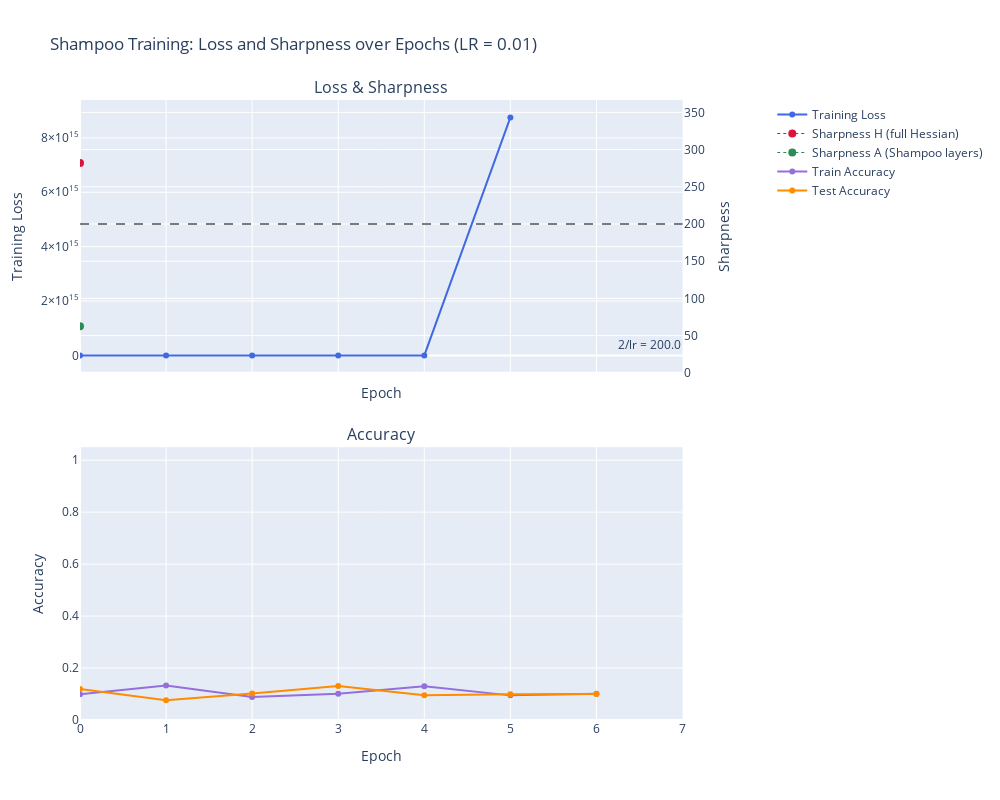
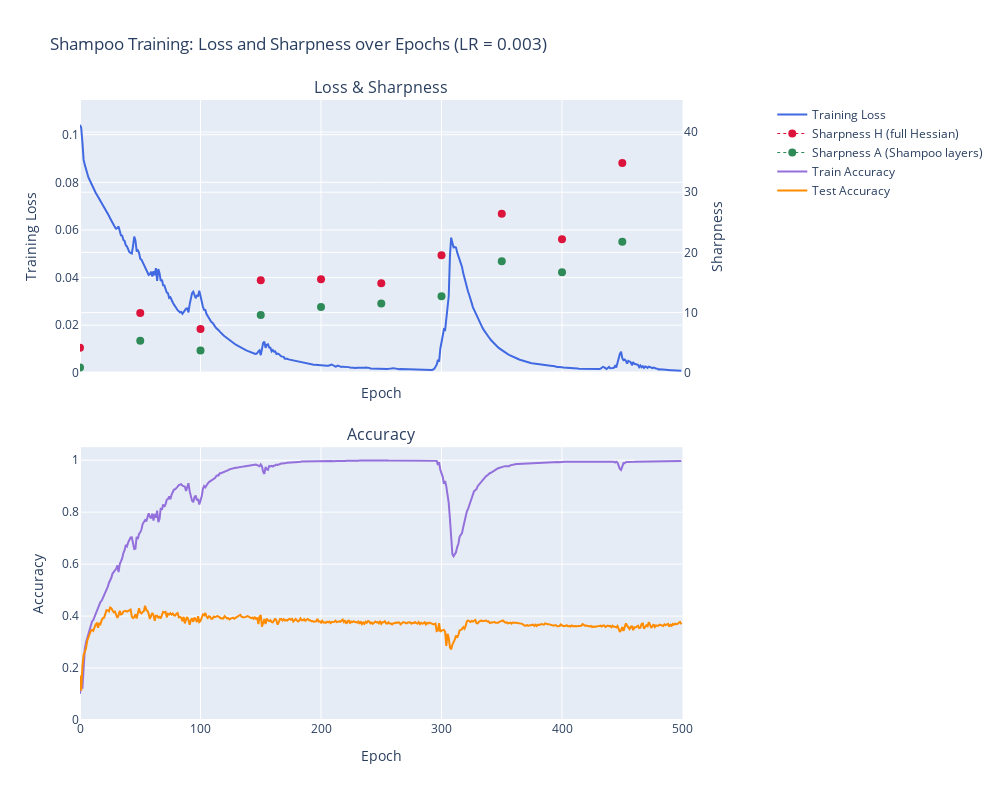
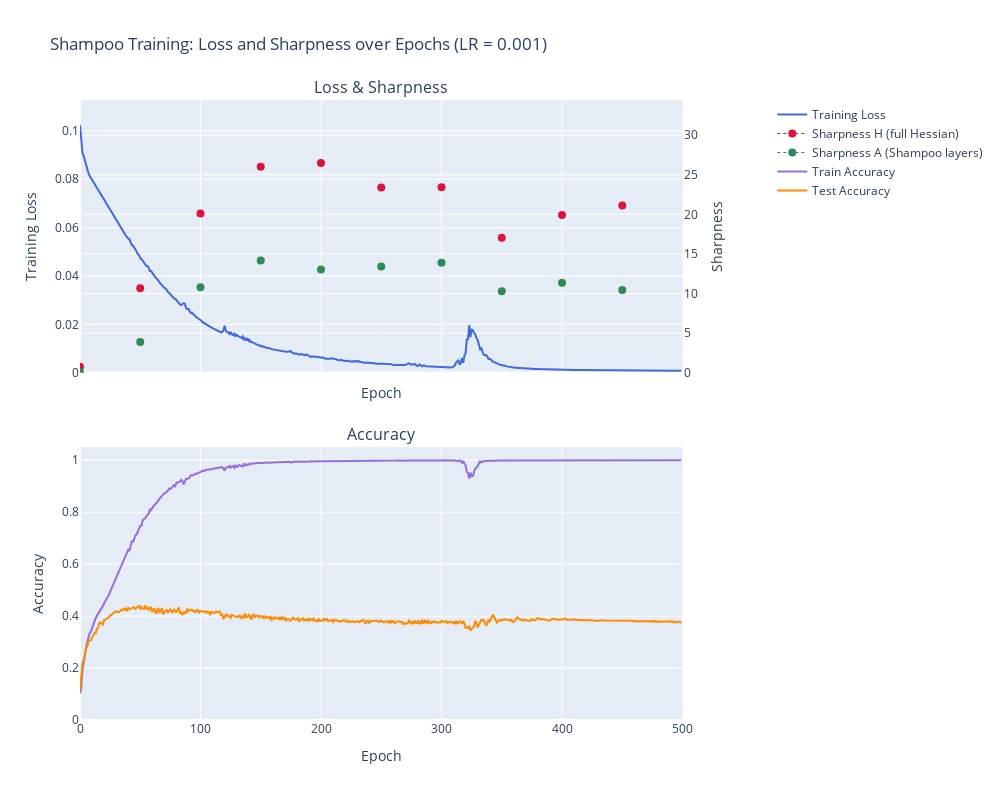
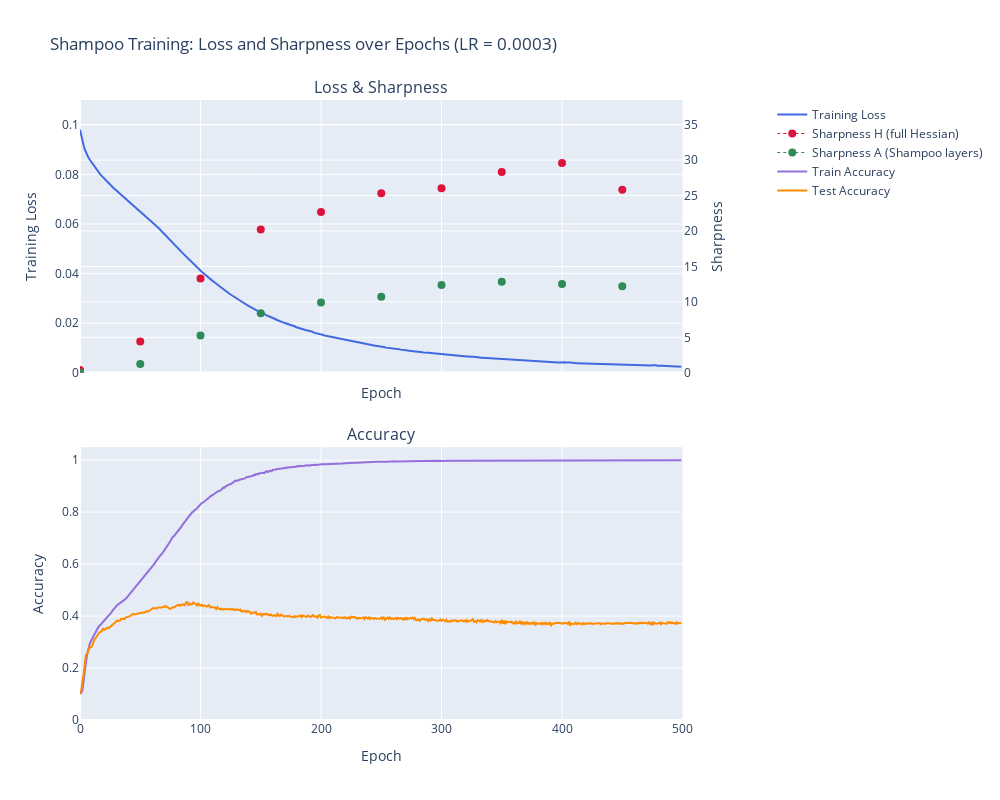

Notebook source saved alongside these figures, in order:
### Code cell
for model_id in sorted(md['model_id'].unique()):
    plot_output_data(md, out, model_id=model_id)

### Figure 1 — Plotly figure (JSON) as saved in the notebook; plotly's stock layout.template omitted (floating-point values rounded to 4 significant figures)
{"data": [{"line": {"color": "royalblue", "width": 2}, "name": "Training Loss", "type": "scatter", "x": [0, 1, 2, 3, 4, 5, 6], "xaxis": "x", "y": [0.1033, 6.065, 1.618, 384.8, 390500.0, 8752900146724864, null], "yaxis": "y"}, {"connectgaps": false, "line": {"color": "crimson", "dash": "dot", "width": 1}, "marker": {"color": "crimson", "size": 8}, "mode": "markers+lines", "name": "Sharpness H (full Hessian)", "type": "scatter", "x": [0, 1, 2, 3, 4, 5, 6], "xaxis": "x", "y": [282.1, null, null, null, null, null, null], "yaxis": "y2"}, {"connectgaps": false, "line": {"color": "seagreen", "dash": "dot", "width": 1}, "marker": {"color": "seagreen", "size": 8}, "mode": "markers+lines", "name": "Sharpness A (Shampoo layers)", "type": "scatter", "x": [0, 1, 2, 3, 4, 5, 6], "xaxis": "x", "y": [62.5, null, null, null, null, null, null], "yaxis": "y2"}, {"line": {"color": "mediumpurple", "width": 2}, "name": "Train Accuracy", "type": "scatter", "x": [0, 1, 2, 3, 4, 5, 6], "xaxis": "x2", "y": [0.0992, 0.1324, 0.089, 0.1008, 0.1296, 0.0948, 0.1006], "yaxis": "y3"}, {"line": {"color": "darkorange", "width": 2}, "name": "Test Accuracy", "type": "scatter", "x": [0, 1, 2, 3, 4, 5, 6], "xaxis": "x2", "y": [0.119, 0.076, 0.102, 0.131, 0.095, 0.099, 0.1], "yaxis": "y3"}], "layout": {"annotations": [{"font": {"size": 16}, "showarrow": false, "text": "Loss & Sharpness", "x": 0.47, "xanchor": "center", "xref": "paper", "y": 1, "yanchor": "bottom", "yref": "paper"}, {"font": {"size": 16}, "showarrow": false, "text": "Accuracy", "x": 0.47, "xanchor": "center", "xref": "paper", "y": 0.44, "yanchor": "bottom", "yref": "paper"}, {"showarrow": false, "text": "2/lr = 200.0", "x": 1, "xanchor": "right", "xref": "x domain", "y": 200, "yanchor": "bottom", "yref": "y"}], "height": 800, "legend": {"x": 1.08, "y": 1}, "margin": {"r": 200}, "shapes": [{"line": {"color": "black", "dash": "dash", "width": 1}, "type": "line", "x0": 0, "x1": 1, "xref": "x domain", "y0": 200, "y1": 200, "yref": "y2"}], "title": {"text": "Shampoo Training: Loss and Sharpness over Epochs (LR = 0.01)"}, "width": 1000, "xaxis": {"anchor": "y", "domain": [0, 0.94], "matches": "x2", "range": [0, 7], "showticklabels": false, "title": {"text": "Epoch"}, "type": "linear"}, "xaxis2": {"anchor": "y3", "domain": [0, 0.94], "range": [0, 7], "title": {"text": "Epoch"}, "type": "linear"}, "yaxis": {"anchor": "x", "autorange": "max", "domain": [0.56, 1], "range": [0, 9392396548504316], "title": {"text": "Training Loss"}, "type": "linear"}, "yaxis2": {"anchor": "x", "overlaying": "y", "range": [0, 366.7], "side": "right", "title": {"text": "Sharpness"}, "type": "linear"}, "yaxis3": {"anchor": "x2", "domain": [0, 0.44], "range": [0, 1.05], "title": {"text": "Accuracy"}, "type": "linear"}}}

### Figure 2 — Plotly figure (JSON) as saved in the notebook; plotly's stock layout.template omitted (floating-point values rounded to 4 significant figures; data arrays with more than 128 entries replaced by an {"elided": "..."} marker saying what was removed)
{"data": [{"line": {"color": "royalblue", "width": 2}, "name": "Training Loss", "type": "scatter", "x": {"elided": "500 int values"}, "xaxis": "x", "y": {"elided": "500 float values"}, "yaxis": "y"}, {"connectgaps": false, "line": {"color": "crimson", "dash": "dot", "width": 1}, "marker": {"color": "crimson", "size": 8}, "mode": "markers+lines", "name": "Sharpness H (full Hessian)", "type": "scatter", "x": {"elided": "500 int values"}, "xaxis": "x", "y": {"elided": "500 float values"}, "yaxis": "y2"}, {"connectgaps": false, "line": {"color": "seagreen", "dash": "dot", "width": 1}, "marker": {"color": "seagreen", "size": 8}, "mode": "markers+lines", "name": "Sharpness A (Shampoo layers)", "type": "scatter", "x": {"elided": "500 int values"}, "xaxis": "x", "y": {"elided": "500 float values"}, "yaxis": "y2"}, {"line": {"color": "mediumpurple", "width": 2}, "name": "Train Accuracy", "type": "scatter", "x": {"elided": "500 int values"}, "xaxis": "x2", "y": {"elided": "500 float values"}, "yaxis": "y3"}, {"line": {"color": "darkorange", "width": 2}, "name": "Test Accuracy", "type": "scatter", "x": {"elided": "500 int values"}, "xaxis": "x2", "y": {"elided": "500 float values"}, "yaxis": "y3"}], "layout": {"annotations": [{"font": {"size": 16}, "showarrow": false, "text": "Loss & Sharpness", "x": 0.47, "xanchor": "center", "xref": "paper", "y": 1, "yanchor": "bottom", "yref": "paper"}, {"font": {"size": 16}, "showarrow": false, "text": "Accuracy", "x": 0.47, "xanchor": "center", "xref": "paper", "y": 0.44, "yanchor": "bottom", "yref": "paper"}, {"showarrow": false, "text": "2/lr = 666.7", "x": 1, "xanchor": "right", "xref": "x domain", "y": 666.7, "yanchor": "bottom", "yref": "y"}], "height": 800, "legend": {"x": 1.08, "y": 1}, "margin": {"r": 200}, "shapes": [{"line": {"color": "black", "dash": "dash", "width": 1}, "type": "line", "x0": 0, "x1": 1, "xref": "x domain", "y0": 666.7, "y1": 666.7, "yref": "y2"}], "title": {"text": "Shampoo Training: Loss and Sharpness over Epochs (LR = 0.003)"}, "width": 1000, "xaxis": {"anchor": "y", "domain": [0, 0.94], "matches": "x2", "range": [0, 500], "showticklabels": false, "title": {"text": "Epoch"}, "type": "linear"}, "xaxis2": {"anchor": "y3", "domain": [0, 0.94], "range": [0, 500], "title": {"text": "Epoch"}, "type": "linear"}, "yaxis": {"anchor": "x", "domain": [0.56, 1], "range": [0, 0.1146], "title": {"text": "Training Loss"}, "type": "linear"}, "yaxis2": {"anchor": "x", "overlaying": "y", "range": [0, 45.32], "side": "right", "title": {"text": "Sharpness"}, "type": "linear"}, "yaxis3": {"anchor": "x2", "domain": [0, 0.44], "range": [0, 1.05], "title": {"text": "Accuracy"}, "type": "linear"}}}

### Figure 3 — Plotly figure (JSON) as saved in the notebook; plotly's stock layout.template omitted (floating-point values rounded to 4 significant figures; data arrays with more than 128 entries replaced by an {"elided": "..."} marker saying what was removed)
{"data": [{"line": {"color": "royalblue", "width": 2}, "name": "Training Loss", "type": "scatter", "x": {"elided": "500 int values"}, "xaxis": "x", "y": {"elided": "500 float values"}, "yaxis": "y"}, {"connectgaps": false, "line": {"color": "crimson", "dash": "dot", "width": 1}, "marker": {"color": "crimson", "size": 8}, "mode": "markers+lines", "name": "Sharpness H (full Hessian)", "type": "scatter", "x": {"elided": "500 int values"}, "xaxis": "x", "y": {"elided": "500 float values"}, "yaxis": "y2"}, {"connectgaps": false, "line": {"color": "seagreen", "dash": "dot", "width": 1}, "marker": {"color": "seagreen", "size": 8}, "mode": "markers+lines", "name": "Sharpness A (Shampoo layers)", "type": "scatter", "x": {"elided": "500 int values"}, "xaxis": "x", "y": {"elided": "500 float values"}, "yaxis": "y2"}, {"line": {"color": "mediumpurple", "width": 2}, "name": "Train Accuracy", "type": "scatter", "x": {"elided": "500 int values"}, "xaxis": "x2", "y": {"elided": "500 float values"}, "yaxis": "y3"}, {"line": {"color": "darkorange", "width": 2}, "name": "Test Accuracy", "type": "scatter", "x": {"elided": "500 int values"}, "xaxis": "x2", "y": {"elided": "500 float values"}, "yaxis": "y3"}], "layout": {"annotations": [{"font": {"size": 16}, "showarrow": false, "text": "Loss & Sharpness", "x": 0.47, "xanchor": "center", "xref": "paper", "y": 1, "yanchor": "bottom", "yref": "paper"}, {"font": {"size": 16}, "showarrow": false, "text": "Accuracy", "x": 0.47, "xanchor": "center", "xref": "paper", "y": 0.44, "yanchor": "bottom", "yref": "paper"}, {"showarrow": false, "text": "2/lr = 2000.0", "x": 1, "xanchor": "right", "xref": "x domain", "y": 2000, "yanchor": "bottom", "yref": "y"}], "height": 800, "legend": {"x": 1.08, "y": 1}, "margin": {"r": 200}, "shapes": [{"line": {"color": "black", "dash": "dash", "width": 1}, "type": "line", "x0": 0, "x1": 1, "xref": "x domain", "y0": 2000, "y1": 2000, "yref": "y2"}], "title": {"text": "Shampoo Training: Loss and Sharpness over Epochs (LR = 0.001)"}, "width": 1000, "xaxis": {"anchor": "y", "domain": [0, 0.94], "matches": "x2", "range": [0, 500], "showticklabels": false, "title": {"text": "Epoch"}, "type": "linear"}, "xaxis2": {"anchor": "y3", "domain": [0, 0.94], "range": [0, 500], "title": {"text": "Epoch"}, "type": "linear"}, "yaxis": {"anchor": "x", "domain": [0.56, 1], "range": [0, 0.1128], "title": {"text": "Training Loss"}, "type": "linear"}, "yaxis2": {"anchor": "x", "overlaying": "y", "range": [0, 34.43], "side": "right", "title": {"text": "Sharpness"}, "type": "linear"}, "yaxis3": {"anchor": "x2", "domain": [0, 0.44], "range": [0, 1.05], "title": {"text": "Accuracy"}, "type": "linear"}}}

### Figure 4 — Plotly figure (JSON) as saved in the notebook; plotly's stock layout.template omitted (floating-point values rounded to 4 significant figures; data arrays with more than 128 entries replaced by an {"elided": "..."} marker saying what was removed)
{"data": [{"line": {"color": "royalblue", "width": 2}, "name": "Training Loss", "type": "scatter", "x": {"elided": "500 int values"}, "xaxis": "x", "y": {"elided": "500 float values"}, "yaxis": "y"}, {"connectgaps": false, "line": {"color": "crimson", "dash": "dot", "width": 1}, "marker": {"color": "crimson", "size": 8}, "mode": "markers+lines", "name": "Sharpness H (full Hessian)", "type": "scatter", "x": {"elided": "500 int values"}, "xaxis": "x", "y": {"elided": "500 float values"}, "yaxis": "y2"}, {"connectgaps": false, "line": {"color": "seagreen", "dash": "dot", "width": 1}, "marker": {"color": "seagreen", "size": 8}, "mode": "markers+lines", "name": "Sharpness A (Shampoo layers)", "type": "scatter", "x": {"elided": "500 int values"}, "xaxis": "x", "y": {"elided": "500 float values"}, "yaxis": "y2"}, {"line": {"color": "mediumpurple", "width": 2}, "name": "Train Accuracy", "type": "scatter", "x": {"elided": "500 int values"}, "xaxis": "x2", "y": {"elided": "500 float values"}, "yaxis": "y3"}, {"line": {"color": "darkorange", "width": 2}, "name": "Test Accuracy", "type": "scatter", "x": {"elided": "500 int values"}, "xaxis": "x2", "y": {"elided": "500 float values"}, "yaxis": "y3"}], "layout": {"annotations": [{"font": {"size": 16}, "showarrow": false, "text": "Loss & Sharpness", "x": 0.47, "xanchor": "center", "xref": "paper", "y": 1, "yanchor": "bottom", "yref": "paper"}, {"font": {"size": 16}, "showarrow": false, "text": "Accuracy", "x": 0.47, "xanchor": "center", "xref": "paper", "y": 0.44, "yanchor": "bottom", "yref": "paper"}, {"showarrow": false, "text": "2/lr = 6666.7", "x": 1, "xanchor": "right", "xref": "x domain", "y": 6667.0, "yanchor": "bottom", "yref": "y"}], "height": 800, "legend": {"x": 1.08, "y": 1}, "margin": {"r": 200}, "shapes": [{"line": {"color": "black", "dash": "dash", "width": 1}, "type": "line", "x0": 0, "x1": 1, "xref": "x domain", "y0": 6667.0, "y1": 6667.0, "yref": "y2"}], "title": {"text": "Shampoo Training: Loss and Sharpness over Epochs (LR = 0.0003)"}, "width": 1000, "xaxis": {"anchor": "y", "domain": [0, 0.94], "matches": "x2", "range": [0, 500], "showticklabels": false, "title": {"text": "Epoch"}, "type": "linear"}, "xaxis2": {"anchor": "y3", "domain": [0, 0.94], "range": [0, 500], "title": {"text": "Epoch"}, "type": "linear"}, "yaxis": {"anchor": "x", "domain": [0.56, 1], "range": [0, 0.11], "title": {"text": "Training Loss"}, "type": "linear"}, "yaxis2": {"anchor": "x", "overlaying": "y", "range": [0, 38.48], "side": "right", "title": {"text": "Sharpness"}, "type": "linear"}, "yaxis3": {"anchor": "x2", "domain": [0, 0.44], "range": [0, 1.05], "title": {"text": "Accuracy"}, "type": "linear"}}}
